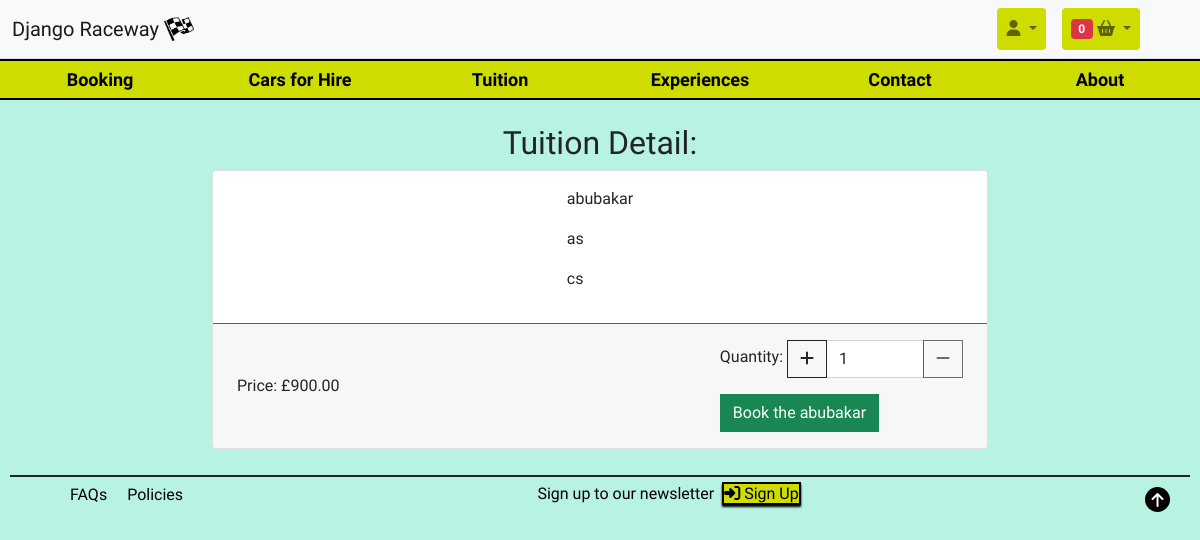
Screenshot of /trackdays/tuition/1/ (signed in) with the database file from the repository.
### trackdays/models.py (models this page shows, shortened)
class Tuition(models.Model):
    title = models.CharField(max_length=50,unique=True,null=False)
    level = models.IntegerField(choices=LEVELS, default=None)
    description = models.TextField(max_length=1500)
    itinerary = models.TextField(max_length=1500)
    image_url = models.URLField(max_length=1024, null=True, blank=True)
    small_image = models.ImageField(null=True, blank=True)
    large_image = models.ImageField(null=True, blank=True)
    price = models.DecimalField(max_digits=7, decimal_places=2)
    class Meta:
        verbose_name_plural = "Tuition"

### trackdays/views.py (the view)
# urls.py: path('tuition/<tuition_id>/', views.tuition_detail, name='tuition_detail'),
def tuition_detail(request, tuition_id):
    tuition = get_object_or_404(Tuition, pk=tuition_id)
    context = {
        "tuition": tuition
    }
    return render(request, 'trackdays/tuition-detail.html', context)

### checkout/contexts.py (called while the page is built)
def calc_vat(request, total):
    vat_rate = Decimal('0.20')
    vat_amount = total * vat_rate
    grand_total = total + vat_amount
    return grand_total

### trackdays/templates/trackdays/tuition-detail.html (shortened to what this page needs)
{% extends "base.html" %}
{% load static %}
{% block content %}
{% include 'includes/main-nav.html' %}
<h2 class="text-center mt-4">Tuition Detail:</h2>
<div class="container-fluid">
    <div class="row">
        <div class="col-12 col-lg-8 offset-lg-2">
            <div class="card mb-3">
                <div class="card-body mx-auto">
                    <p>{{ tuition.title}}</p>
                    <p>{{ tuition.description | safe }}</p>
                    <p>{{ tuition.itinerary | safe}}</p>
                </div>
                <div class="card-footer border-success d-flex bd-highlight">
                    <div class="p-2 flex-grow-1 bd-highlight d-flex align-items-center">Price: £{{ tuition.price }}
                    </div>
                    <form method="POST" action="{% url 'add_tuition_to_basket' tuition.id %}">
                        <div class="p-2 bd-highlight d-flex align-items-center">
                            <p class="form-label mt-1 pe-1"><span>Quantity:</span></p>
                            <div class="input-group">
                                <button class="increment-qty btn btn-outline-dark rounded-0"
                                    data-item_id="{{ tuition.id }}" id="increment-qty_{{ tuition.id }}">
                                    <span>
                                        <i class="fas fa-plus quantity-icon"></i>
                                    </span>
                                </button>
                                <input class="form-control qty_input" type="number" name="quantity" value="1" min="1" max="10"
                                    data-item_id="{{ tuition.id }}" id="id_qty_{{ tuition.id }}">
                                <button class="decrement-qty btn btn-outline-dark rounded-0"
                                    data-item_id="{{ tuition.id }}" id="decrement-qty_{{ tuition.id }}">
                                    <span>
                                        <i class="fas fa-minus quantity-icon"></i>
                                    </span>
                                </button>
                            </div>
                        </div>
                        <div class="p-2 bd-highlight d-flex align-items-center">
                            <input type="submit" class="btn btn-success rounded-0" value="Book the {{ tuition.title }}">
                        </div>
                    </form>
                </div>
            </div>
        </div>
    </div>
</div>
{% endblock %}

### static/css/base.css (style rules this page uses)
* { margin: 0; padding: 0; }
html { scroll-behavior: smooth; }
body { font-family: 'Secular One', sans-serif; background-color: #b8f2e2; }

### rows the page displays
Tuition: title "abubakar", description "as", itinerary "cs", price "900.00", quantity "1", title "Book the abubakar"

### other values shown
{{ product_count }} "0"
